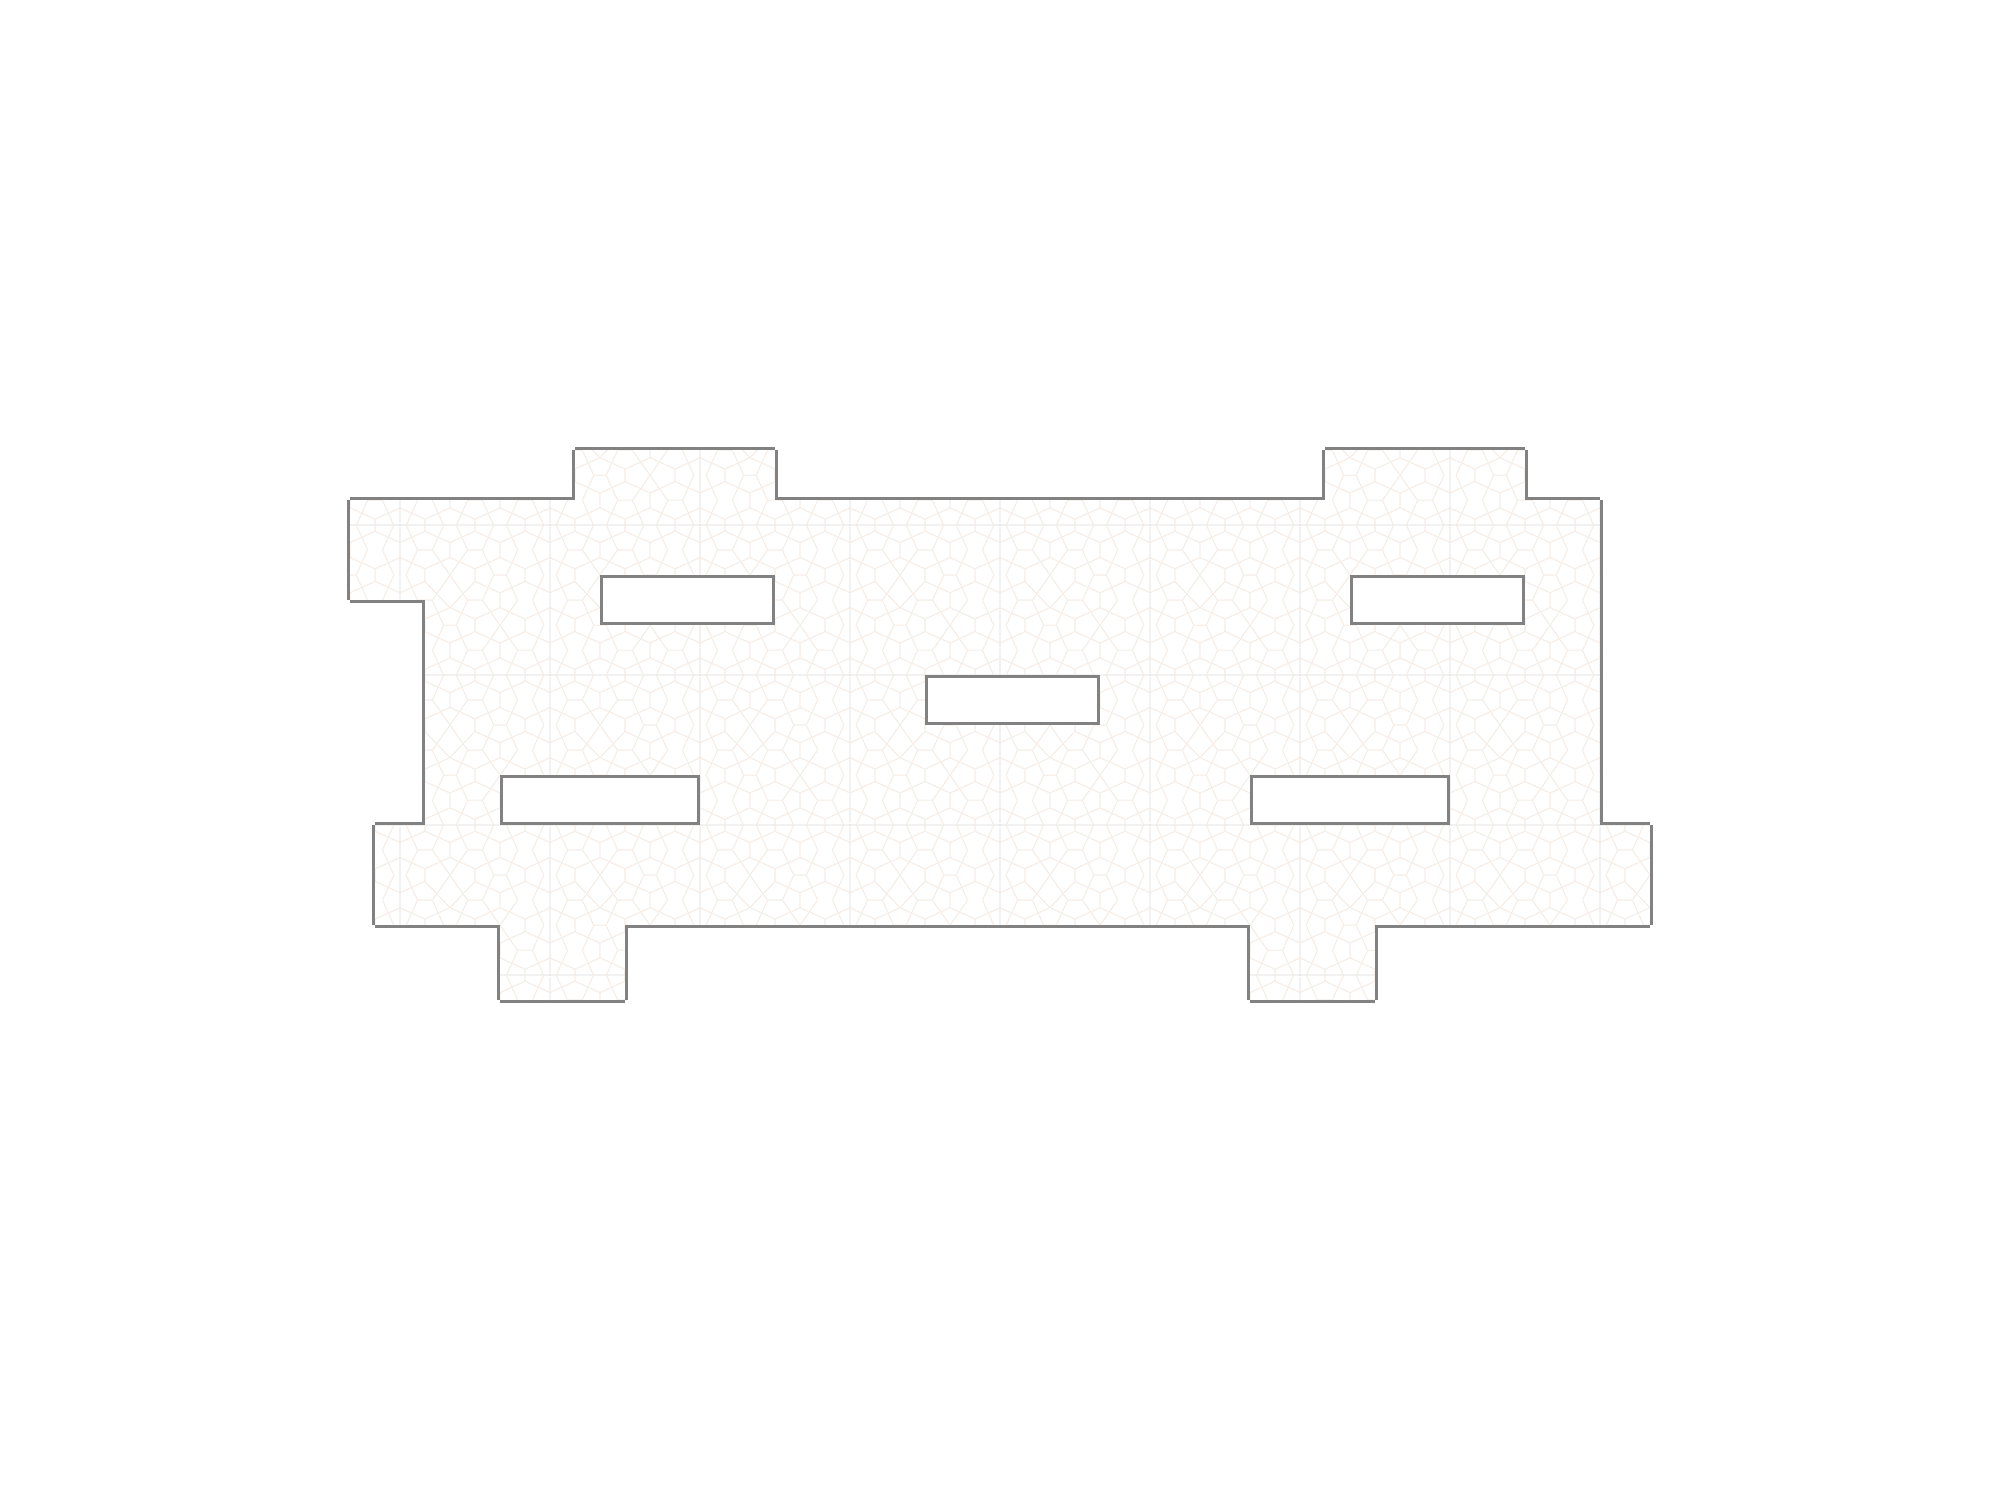

The image is a tile-based game level rendered from a .tmx file. Its description and source (layers, tilesets, objects; grid data summarised) follow:
An orthogonal 80x60 tile map with 25x25 px tiles, 2 tile layers (bg, walls), 2 tilesets and 31 objects (5x 3, 1, 2, 4, 5, ...).

<map version="1.0" tiledversion="1.0.3" orientation="orthogonal" renderorder="right-down" width="80" height="60" tilewidth="25" tileheight="25" nextobjectid="510">
 <tileset firstgid="1" name="tiles" tilewidth="25" tileheight="25" tilecount="144" columns="16">
  <image source="tiles.png" width="400" height="225" />
  <tile id="0">
   <properties>
    <property name="isOpaque" value="true" />
   </properties>
  </tile>
  <tile id="1">
   <properties>
    <property name="isOpaque" value="true" />
   </properties>
  </tile>
  <tile id="2">
   <properties>
    <property name="isOpaque" value="true" />
   </properties>
  </tile>
  <tile id="3">
   <properties>
    <property name="isOpaque" value="true" />
   </properties>
  </tile>
  <tile id="4">
   <properties>
    <property name="isOpaque" value="true" />
   </properties>
  </tile>
  <tile id="5">
   <properties>
    <property name="isOpaque" value="true" />
   </properties>
  </tile>
  <tile id="6">
   <properties>
    <property name="isOpaque" value="true" />
   </properties>
  </tile>
  <tile id="7">
   <properties>
    <property name="isOpaque" value="false" />
   </properties>
   <objectgroup draworder="index">
    <object id="1" x="8" y="8" width="10" height="10" />
   </objectgroup>
  </tile>
  <tile id="16">
   <properties>
    <property name="isOpaque" value="false" />
   </properties>
  </tile>
  <tile id="18">
   <properties>
    <property name="isOpaque" value="false" />
   </properties>
  </tile>
  <tile id="19">
   <properties>
    <property name="isOpaque" value="false" />
   </properties>
  </tile>
  <tile id="20">
   <properties>
    <property name="isOpaque" value="false" />
   </properties>
  </tile>
  <tile id="21">
   <properties>
    <property name="isOpaque" value="false" />
   </properties>
  </tile>
  <tile id="22">
   <properties>
    <property name="isOpaque" value="false" />
   </properties>
  </tile>
  <tile id="23">
   <properties>
    <property name="isOpaque" value="false" />
   </properties>
  </tile>
  <tile id="32">
   <properties>
    <property name="isOpaque" value="false" />
   </properties>
  </tile>
  <tile id="33">
   <properties>
    <property name="isOpaque" value="false" />
   </properties>
  </tile>
  <tile id="34">
   <properties>
    <property name="isOpaque" value="false" />
   </properties>
  </tile>
  <tile id="35">
   <properties>
    <property name="isOpaque" value="false" />
   </properties>
  </tile>
  <tile id="36">
   <properties>
    <property name="isOpaque" value="false" />
   </properties>
  </tile>
  <tile id="37">
   <properties>
    <property name="isOpaque" value="false" />
   </properties>
  </tile>
  <tile id="38">
   <properties>
    <property name="isOpaque" value="false" />
   </properties>
  </tile>
 </tileset>
 <tileset firstgid="145" name="tiles" tilewidth="25" tileheight="25" tilecount="144" columns="16">
  <image source="tiles.png" width="400" height="225" />
  <tile id="0">
   <properties>
    <property name="isOpaque" value="true" />
   </properties>
  </tile>
  <tile id="1">
   <properties>
    <property name="isOpaque" value="true" />
   </properties>
  </tile>
  <tile id="2">
   <properties>
    <property name="isOpaque" value="true" />
   </properties>
  </tile>
  <tile id="3">
   <properties>
    <property name="isOpaque" value="true" />
   </properties>
  </tile>
  <tile id="4">
   <properties>
    <property name="isOpaque" value="true" />
   </properties>
  </tile>
  <tile id="5">
   <properties>
    <property name="isOpaque" value="true" />
   </properties>
  </tile>
  <tile id="6">
   <properties>
    <property name="isOpaque" value="true" />
   </properties>
  </tile>
  <tile id="7">
   <properties>
    <property name="isOpaque" value="false" />
   </properties>
   <objectgroup draworder="index">
    <object id="1" x="8" y="8" width="10" height="10" />
   </objectgroup>
  </tile>
  <tile id="16">
   <properties>
    <property name="isOpaque" value="false" />
   </properties>
  </tile>
  <tile id="18">
   <properties>
    <property name="isOpaque" value="false" />
   </properties>
  </tile>
  <tile id="19">
   <properties>
    <property name="isOpaque" value="false" />
   </properties>
  </tile>
  <tile id="20">
   <properties>
    <property name="isOpaque" value="false" />
   </properties>
  </tile>
  <tile id="21">
   <properties>
    <property name="isOpaque" value="false" />
   </properties>
  </tile>
  <tile id="22">
   <properties>
    <property name="isOpaque" value="false" />
   </properties>
  </tile>
  <tile id="23">
   <properties>
    <property name="isOpaque" value="false" />
   </properties>
  </tile>
  <tile id="32">
   <properties>
    <property name="isOpaque" value="false" />
   </properties>
  </tile>
  <tile id="33">
   <properties>
    <property name="isOpaque" value="false" />
   </properties>
  </tile>
  <tile id="34">
   <properties>
    <property name="isOpaque" value="false" />
   </properties>
  </tile>
  <tile id="35">
   <properties>
    <property name="isOpaque" value="false" />
   </properties>
  </tile>
  <tile id="36">
   <properties>
    <property name="isOpaque" value="false" />
   </properties>
  </tile>
  <tile id="37">
   <properties>
    <property name="isOpaque" value="false" />
   </properties>
  </tile>
  <tile id="38">
   <properties>
    <property name="isOpaque" value="false" />
   </properties>
  </tile>
 </tileset>
 <layer name="bg" width="80" height="60">
  <data>[4800 cells, 1800 non-empty, 36 distinct tile ids]</data>
 </layer>
 <layer name="walls" width="80" height="60">
  <data>[4800 cells, 3985 non-empty, 9 distinct tile ids]</data>
 </layer>
 <objectgroup name="player-spawn">
  <object id="498" x="861" y="696">
   <ellipse />
  </object>
 </objectgroup>
 <objectgroup name="navmesh-shrunken">
  <object id="463" x="362.5" y="512.5" width="225" height="75" />
  <object id="464" x="587.5" y="462.5" width="175" height="50" />
  <object id="465" x="587.5" y="512.5" width="1000" height="50" />
  <object id="466" x="787.5" y="562.5" width="325" height="75" />
  <object id="467" x="587.5" y="637.5" width="325" height="125" />
  <object id="468" x="437.5" y="587.5" width="150" height="175" />
  <object id="469" x="437.5" y="762.5" width="50" height="75" />
  <object id="470" x="387.5" y="837.5" width="1250" height="75" />
  <object id="471" x="512.5" y="912.5" width="100" height="75" />
  <object id="472" x="712.5" y="762.5" width="525" height="75" />
  <object id="482" x="1337.5" y="462.5" width="175" height="50" />
  <object id="484" x="1539" y="562.5" width="48.5" height="75" />
  <object id="485" x="1337.5" y="637.5" width="250" height="125" />
  <object id="486" x="1112.5" y="562.5" width="225" height="200" />
  <object id="489" x="1262.5" y="912.5" width="100" height="75" />
  <object id="490" x="1462.5" y="762.5" width="125" height="75" />
  <object id="491" x="912.5" y="737.5" width="200" height="25" />
  <object id="492" x="912.5" y="637.5" width="200" height="25" />
 </objectgroup>
 <objectgroup name="pickups">
  <object id="136" name="1" x="381.25" y="537.5" width="25" height="25" />
  <object id="138" name="2" x="662.5" y="475" width="25" height="25" />
  <object id="139" name="4" x="425" y="862.5" width="25" height="25" />
  <object id="140" name="5" x="956.25" y="862.5" width="25" height="25" />
  <object id="141" name="6" x="575" y="687.5" width="25" height="25" />
  <object id="458" name="3" x="937.5" y="587.5" width="25" height="25" />
  <object id="493" name="3" x="1418.75" y="475" width="25" height="25" />
  <object id="494" name="3" x="1300" y="937.5" width="25" height="25" />
  <object id="495" name="3" x="1462.5" y="693.75" width="25" height="25" />
  <object id="496" name="3" x="1206.25" y="662.5" width="25" height="25" />
 </objectgroup>
</map>
